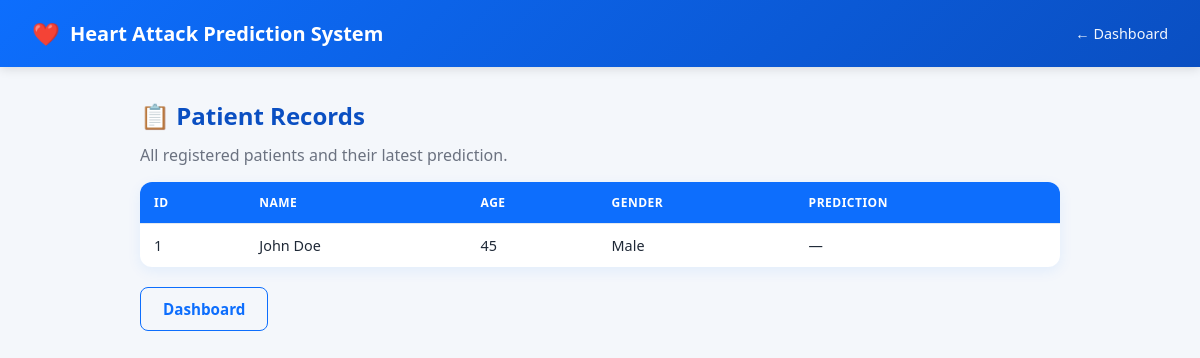
The app's page /patients (signed in) with its own data.
### tables this page shows
CREATE TABLE patients(
    id INTEGER PRIMARY KEY AUTOINCREMENT,

    patient_name TEXT NOT NULL,
    age INTEGER,
    gender TEXT,

    hypertension INTEGER,
    diabetes INTEGER,
    cholesterol_level REAL,
    obesity INTEGER,
    waist_circumference REAL,
    family_history INTEGER,

    smoking_status TEXT,
    physical_activity TEXT,
    dietary_habits TEXT,
    stress_level TEXT,

    sleep_hours REAL,

    blood_pressure_systolic INTEGER,
    blood_pressure_diastolic INTEGER,

    fasting_blood_sugar REAL,

    cholesterol_hdl REAL,
    cholesterol_ldl REAL,

    triglycerides REAL,

    previous_heart_disease INTEGER,

    prediction TEXT,

    created_by TEXT,

    created_at TIMESTAMP DEFAULT CURRENT_TIMESTAMP
);

### app.py (the view)
@app.route("/patients")
def patients():
    if "username" not in session:
        return redirect(url_for("login"))
    conn = get_db_connection()
    patients = conn.execute(
        "SELECT * FROM patients ORDER BY id DESC"
    ).fetchall()
    conn.close()
    return render_template(
        "patients.html",
        patients=patients
    )

### app.py (called while the page is built)
def get_db_connection():
    BASE_DIR = os.path.dirname(os.path.abspath(__file__))
    DB_PATH = os.path.join(
        BASE_DIR,
        "database",
        "ehr.db"
    )
    print("Database Path:", DB_PATH)
    conn = sqlite3.connect(DB_PATH)
    conn.row_factory = sqlite3.Row
    return conn

### templates/patients.html (shortened to what this page needs)
<!DOCTYPE html>
<html>
<head>
    <link rel="stylesheet" href="{{ url_for('static', filename='style.css') }}">
</head>
<body>
    <div class="topbar">
        <div class="brand"><span class="heart">❤️</span> Heart Attack Prediction System</div>
        <div class="user-info"><a href="/dashboard" style="color:#fff; text-decoration:none;">← Dashboard</a></div>
    </div>
    <div class="page-wrap">
        <h2>📋 Patient Records</h2>
        <p style="color: var(--muted); margin-top:-8px;">All registered patients and their latest prediction.</p>
        <table>
            <tr>
                <th>ID</th>
                <th>Name</th>
                <th>Age</th>
                <th>Gender</th>
                <th>Prediction</th>
            </tr>
            {% for patient in patients %}
            <tr>
                <td>{{ patient.id }}</td>
                <td>{{ patient.patient_name }}</td>
                <td>{{ patient.age }}</td>
                <td>{{ patient.gender }}</td>
                <td>
                    {% if patient.prediction == "High Risk" or patient.prediction == 1 %}
                        <span class="badge badge-high">High Risk</span>
                    {% elif patient.prediction %}
                        <span class="badge badge-low">Low Risk</span>
                    {% else %}
                        —
                    {% endif %}
                </td>
            </tr>
            {% endfor %}
        </table>
        <div class="actions-row">
            <a href="/dashboard" class="btn btn-outline">Dashboard</a>
        </div>
    </div>
</body>
</html>

### static/style.css (style rules this page uses)
:root { --primary: #0d6efd; --primary-dark: #0a4fc2; --accent: #e63946; --bg: #f4f7fb; --card-bg: #ffffff; --text: #1f2937; --muted: #6b7280; --border: #e2e8f0; --success: #198754; --radius: 12px; --shadow: 0 4px 14px rgba(13, 110, 253, 0.08); }
* { box-sizing: border-box; }
body { margin: 0; font-family: "Segoe UI", Roboto, Arial, sans-serif; background: var(--bg); color: var(--text); }
.topbar { background: linear-gradient(135deg, var(--primary), var(--primary-dark)); color: #fff; padding: 18px 32px; display: flex; align-items: center; justify-content: space-between; box-shadow: 0 2px 10px rgba(0,0,0,0.12); }
.topbar .brand { display: flex; align-items: center; gap: 10px; font-size: 1.25rem; font-weight: 600; }
.topbar .brand .heart { font-size: 1.4rem; }
.topbar .user-info { font-size: 0.9rem; text-align: right; opacity: 0.95; }
.page-wrap { max-width: 960px; margin: 0 auto; padding: 32px 20px 60px; }
h2 { color: var(--primary-dark); margin-top: 0; }
button[type="submit"], .btn { background: var(--primary); color: #fff; border: none; padding: 11px 22px; border-radius: 8px; font-size: 0.95rem; font-weight: 600; cursor: pointer; transition: background 0.15s, transform 0.1s; display: inline-block; text-decoration: none; }
.btn-outline { background: transparent; color: var(--primary); border: 1px solid var(--primary); }
table { width: 100%; border-collapse: collapse; background: var(--card-bg); border-radius: var(--radius); overflow: hidden; box-shadow: var(--shadow); }
th, td { padding: 12px 14px; text-align: left; border-bottom: 1px solid var(--border); font-size: 0.9rem; }
th { background: var(--primary); color: #fff; font-weight: 600; text-transform: uppercase; font-size: 0.75rem; letter-spacing: 0.5px; }
tr:last-child td { border-bottom: none; }
.actions-row { margin-top: 20px; display: flex; gap: 12px; flex-wrap: wrap; }

### records on screen
patients: id "1", patient_name "John Doe", age "45", gender "Male"
